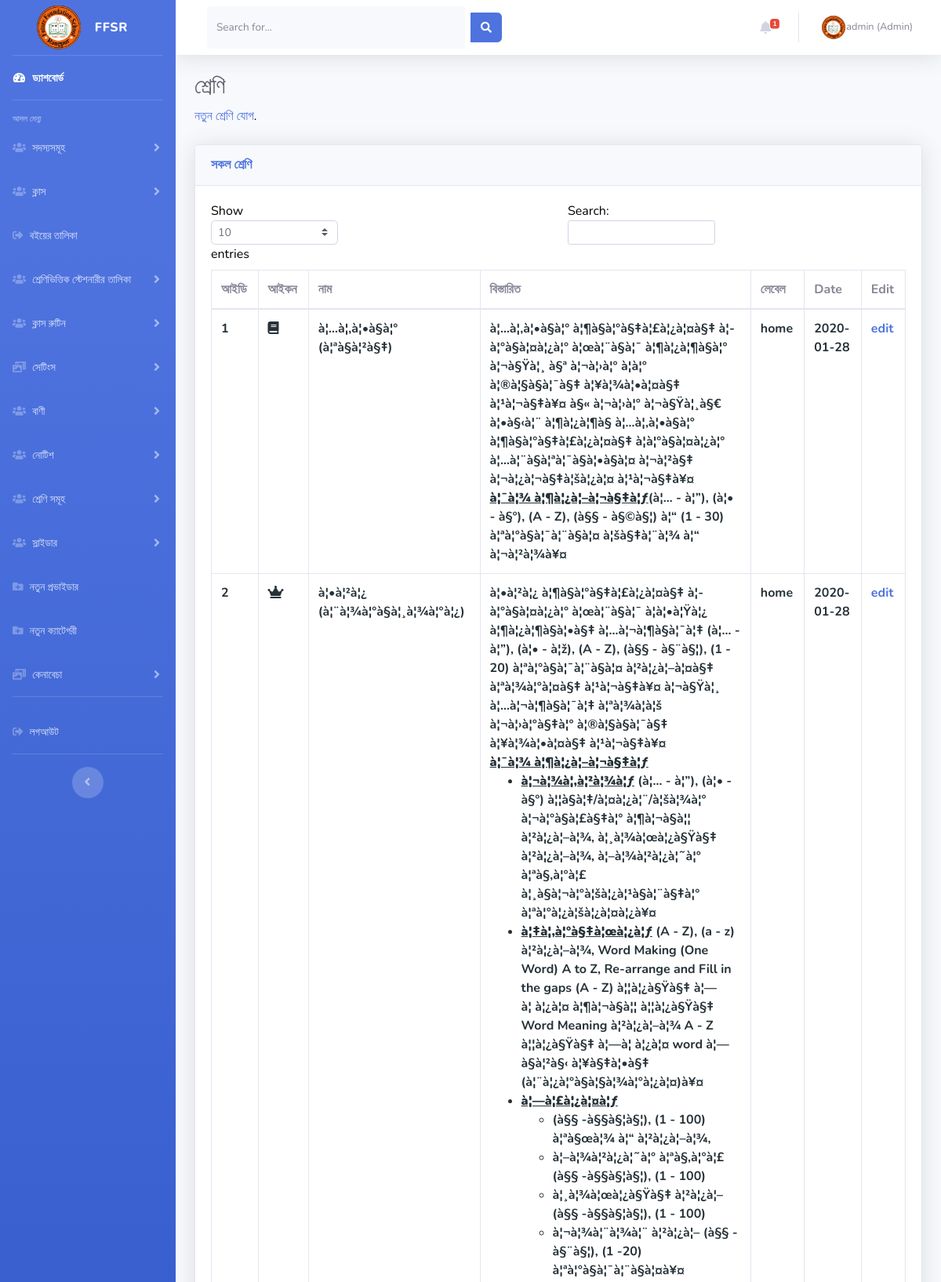
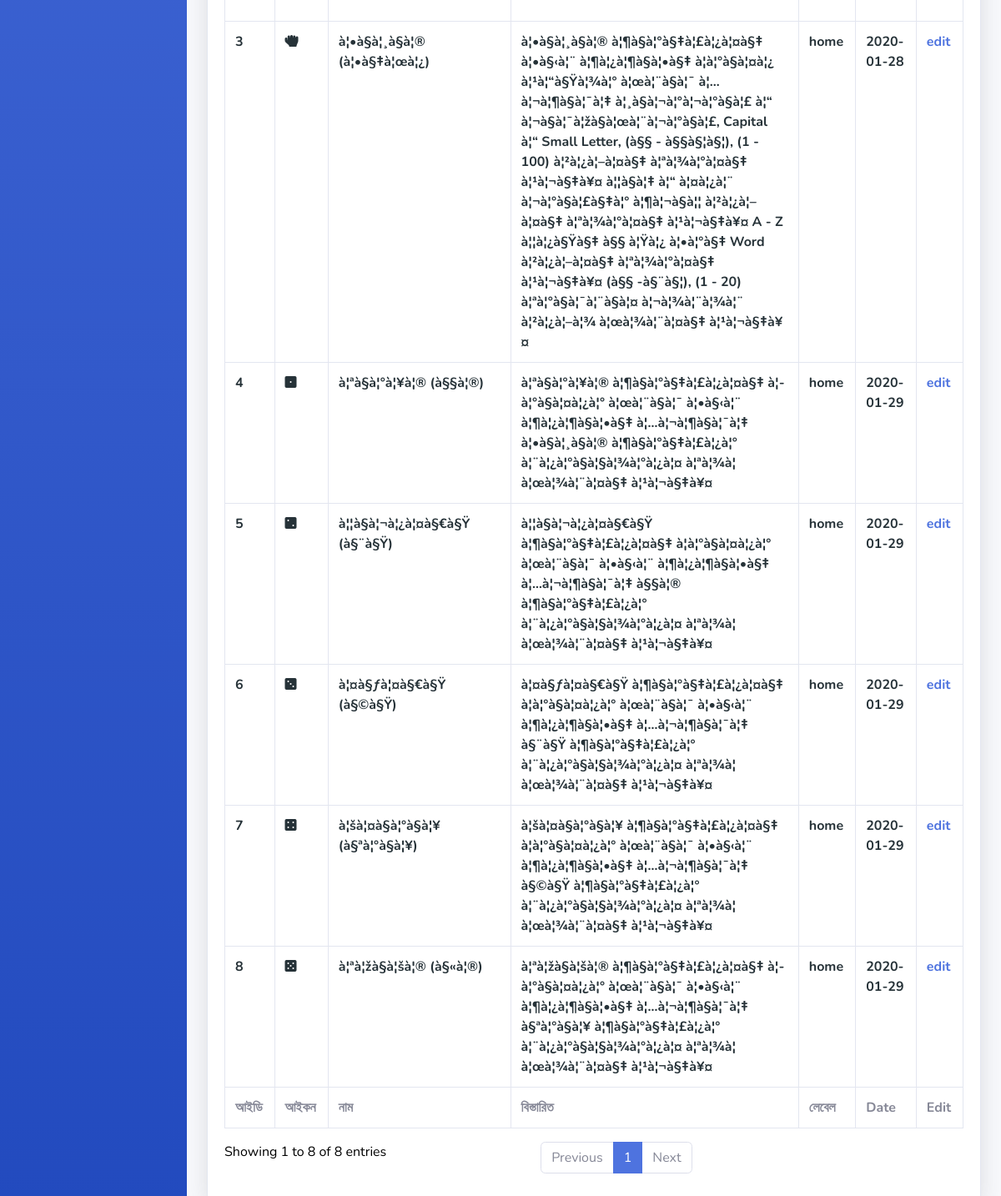
Screenshot of /admin/classes_list.php (signed in) with the database file from the repository (2 pictures, top to bottom).
### tables this page shows
CREATE TABLE `classes` (
  `id` int(255) NOT NULL,
  `class_icon` varchar(255) NOT NULL,
  `class_name` varchar(255) NOT NULL,
  `tag` varchar(255) NOT NULL,
  `class_details` text NOT NULL,
  `discription` varchar(255) NOT NULL,
  `lebel` varchar(255) NOT NULL,
  `date` varchar(255) NOT NULL
);

### admin/classes_list.php (the view, shortened to what this page needs)
<?php
    include ('header.inc.php');
?>
<div class="container-fluid">
  <h1 class="h3 mb-2 text-gray-800">শ্রেণি</h1>
  <p class="mb-4"><a target="_blank" href="#" data-toggle="modal" data-target="#AddClass">নতুন শ্রেণি যোগ</a>.</p>
  <div class="card shadow mb-4">
    <div class="card-header py-3">
      <h6 class="m-0 font-weight-bold text-primary">সকল শ্রেণি</h6>
    </div>
    <div class="card-body">
      <div class="table-responsive">
        <table class="table table-bordered" id="dataTable" width="100%" cellspacing="0">
          <thead>
            <tr>
              <th>আইডি</th>
              <th>আইকন</th>
              <th>নাম</th>
              <th>বিস্তারিত</th>
              <th>লেবেল</th>
              <th>Date</th>
              <th>Edit</th>
            </tr>
          </thead>
          <tfoot>
            <tr>
              <th>আইডি</th>
              <th>আইকন</th>
              <th>নাম</th>
              <th>বিস্তারিত</th>
              <th>লেবেল</th>
              <th>Date</th>
              <th>Edit</th>
            </tr>
          </tfoot>
          <tbody>
  <?php
    $sql = $db->query("SELECT * FROM classes ORDER BY id");
    $count = mysqli_num_rows($sql);
    if ($count == 0) {
        echo "no result!";
     }else{
      while ($row = mysqli_fetch_array($sql)) {
        $id = $row['id'];
        $class_icon = $row['class_icon'];
        $class_name = $row['class_name'];
        $class_details = $row['class_details'];
        $lebel = $row['lebel'];
        $date = $row['date'];
   ?>
            <tr style="color:#263238;font-weight:bold">
              <td><?php echo $id; ?></td>
              <td><i class="<?php echo $class_icon; ?>"></i></td>
              <td><?php echo $class_name; ?></td>
              <td><?php echo $class_details; ?></td>
              <td><?php echo $lebel; ?></td>
              <td><?php echo $date; ?></td>
              <td><a href="#" data-toggle="modal" data-target="#ClassDetails<?php echo $id; ?>">edit</a>
            </td>
                    </tr>
                  </tbody>
                </table>
              </div>
            </div>
          </div>
        </div>
      </div>
    </div>
  </div>
<?php }} ?>
<?php
    include ('footer.inc.php');
?>

### rows the page displays
classes: id "1", class_name "à¦…à¦‚à¦•à§à¦° (à¦ªà§à¦²à§‡)", class_details "à¦…à¦‚à¦•à§à¦° à¦¶à§à¦°à§‡à¦£à¦¿à¦¤à§‡ à¦­à¦°à§à¦¤à¦¿à¦° à¦œà¦¨à§à¦¯ à¦¶à¦¿à¦¶à§à¦° à¦¬à§Ÿà¦¸ à§ª à¦¬à¦›à¦° à¦à¦° à¦®à¦§à§à¦¯à§‡ à¦¥à¦¾à¦•à¦¤à§‡ à¦¹à¦¬à§‡à¥¤ à§« à¦¬à¦›à¦° à¦¬à§Ÿà¦¸à§€ à¦•à§‹à¦¨ à¦¶à¦¿à¦¶à§ à¦…à¦‚à¦•à§à¦° à¦¶à§à¦°à§‡à¦£à¦¿à¦¤à§‡ à¦­à¦°à§à¦¤à¦¿à¦° à¦…à¦¨à§à¦ªà¦¯à§à¦•à§à¦¤ à¦¬à¦²à§‡ à¦¬à¦¿à¦¬à§‡à¦šà¦¿à¦¤ à¦¹à¦¬à§‡à¥¤ à¦¯à¦¾ à¦¶à¦¿à¦–à¦¬à§‡à¦ƒ (à¦… - à¦”), (à¦• - à§º), (A - Z), (à§§ - à§©à§¦) à¦“ (1 - 30) à¦ªà¦°à§à¦¯à¦¨à§à¦¤ à¦šà§‡à¦¨à¦¾ à¦“ à¦¬à¦²à¦¾à¥¤", lebel "home", date "2020-01-28"
classes: id "2", class_name "à¦•à¦²à¦¿ (à¦¨à¦¾à¦°à§à¦¸à¦¾à¦°à¦¿)", class_details "à¦•à¦²à¦¿ à¦¶à§à¦°à§‡à¦£à¦¿à¦¤à§‡ à¦­à¦°à§à¦¤à¦¿à¦° à¦œà¦¨à§à¦¯ à¦à¦•à¦Ÿà¦¿ à¦¶à¦¿à¦¶à§à¦•à§‡ à¦…à¦¬à¦¶à§à¦¯à¦‡ (à¦… - à¦”), (à¦• - à¦ž), (A - Z), (à§§ - à§¨à§¦), (1 - 20) à¦ªà¦°à§à¦¯à¦¨à§à¦¤ à¦²à¦¿à¦–à¦¤à§‡ à¦ªà¦¾à¦°à¦¤à§‡ à¦¹à¦¬à§‡à¥¤ à¦¬à§Ÿà¦¸ à¦…à¦¬à¦¶à§à¦¯à¦‡ à¦ªà¦¾à¦à¦š à¦¬à¦›à¦°à§‡à¦° à¦®à¦§à§à¦¯à§‡ à¦¥à¦¾à¦•à¦¤à§‡ à¦¹à¦¬à§‡à¥¤ à¦¯à¦¾ à¦¶à¦¿à¦–à¦¬à§‡à¦ƒ à¦¬à¦¾à¦‚à¦²à¦¾à¦ƒ (à¦… - à¦”), (à¦• - à§º) à¦¦à§à¦‡/à¦¤à¦¿à¦¨/à¦šà¦¾à¦° à¦¬à¦°à§à¦£à§‡à¦° à¦¶à¦¬à§à¦¦ à¦²à¦¿à¦–à¦¾, à¦¸à¦¾à¦œà¦¿à§Ÿà§‡ à¦²à¦¿à¦–à¦¾, à¦–à¦¾à¦²à¦¿à¦˜à¦° à¦ªà§‚à¦°à¦£ à¦¸à§à¦¬à¦°à¦šà¦¿à¦¹à§à¦¨à§‡à¦° à¦ªà¦°à¦¿à¦šà¦¿à¦¤à¦¿à¥¤ à¦‡à¦‚à¦°à§‡à¦œà¦¿à¦ƒ (A - Z), (a - z) à¦²à¦¿à¦–à¦¾, Word Making (One Word) A to…", lebel "home", date "2020-01-28"
classes: id "3", class_name "à¦•à§à¦¸à§à¦® (à¦•à§‡à¦œà¦¿)", class_details "à¦•à§à¦¸à§à¦® à¦¶à§à¦°à§‡à¦£à¦¿à¦¤à§‡ à¦•à§‹à¦¨ à¦¶à¦¿à¦¶à§à¦•à§‡ à¦­à¦°à§à¦¤à¦¿ à¦¹à¦“à§Ÿà¦¾à¦° à¦œà¦¨à§à¦¯ à¦…à¦¬à¦¶à§à¦¯à¦‡ à¦¸à§à¦¬à¦°à¦¬à¦°à§à¦£ à¦“ à¦¬à§à¦¯à¦žà§à¦œà¦¨à¦¬à¦°à§à¦£, Capital à¦“ Small Letter, (à§§ - à§§à§¦à§¦), (1 - 100) à¦²à¦¿à¦–à¦¤à§‡ à¦ªà¦¾à¦°à¦¤à§‡ à¦¹à¦¬à§‡à¥¤ à¦¦à§à¦‡ à¦“ à¦¤à¦¿à¦¨ à¦¬à¦°à§à¦£à§‡à¦° à¦¶à¦¬à§à¦¦ à¦²à¦¿à¦–à¦¤à§‡ à¦ªà¦¾à¦°à¦¤à§‡ à¦¹à¦¬à§‡à¥¤ A - Z à¦¦à¦¿à§Ÿà§‡ à§§ à¦Ÿà¦¿ à¦•à¦°à§‡ Word à¦²à¦¿à¦–à¦¤à§‡ à¦ªà¦¾à¦°à¦¤à§‡ à¦¹à¦¬à§‡à¥¤ (à§§ -à§¨à§¦), (1 - 20) à¦ªà¦°à§à¦¯à¦¨à§à¦¤ à¦¬à¦¾à¦¨à¦¾à¦¨ à¦²à¦¿à¦–à¦¾ à¦œà¦¾à¦¨à¦¤à§‡ à¦¹à¦¬à§‡à¥¤", lebel "home", date "2020-01-28"
classes: id "4", class_name "à¦ªà§à¦°à¦¥à¦® (à§§à¦®)", class_details "à¦ªà§à¦°à¦¥à¦® à¦¶à§à¦°à§‡à¦£à¦¿à¦¤à§‡ à¦­à¦°à§à¦¤à¦¿à¦° à¦œà¦¨à§à¦¯ à¦•à§‹à¦¨ à¦¶à¦¿à¦¶à§à¦•à§‡ à¦…à¦¬à¦¶à§à¦¯à¦‡ à¦•à§à¦¸à§à¦® à¦¶à§à¦°à§‡à¦£à¦¿à¦° à¦¨à¦¿à¦°à§à¦§à¦¾à¦°à¦¿à¦¤ à¦ªà¦¾à¦ à¦œà¦¾à¦¨à¦¤à§‡ à¦¹à¦¬à§‡à¥¤", lebel "home", date "2020-01-29"
classes: id "5", class_name "à¦¦à§à¦¬à¦¿à¦¤à§€à§Ÿ (à§¨à§Ÿ)", class_details "à¦¦à§à¦¬à¦¿à¦¤à§€à§Ÿ à¦¶à§à¦°à§‡à¦£à¦¿à¦¤à§‡ à¦­à¦°à§à¦¤à¦¿à¦° à¦œà¦¨à§à¦¯ à¦•à§‹à¦¨ à¦¶à¦¿à¦¶à§à¦•à§‡ à¦…à¦¬à¦¶à§à¦¯à¦‡ à§§à¦® à¦¶à§à¦°à§‡à¦£à¦¿à¦° à¦¨à¦¿à¦°à§à¦§à¦¾à¦°à¦¿à¦¤ à¦ªà¦¾à¦ à¦œà¦¾à¦¨à¦¤à§‡ à¦¹à¦¬à§‡à¥¤", lebel "home", date "2020-01-29"
classes: id "6", class_name "à¦¤à§ƒà¦¤à§€à§Ÿ (à§©à§Ÿ)", class_details "à¦¤à§ƒà¦¤à§€à§Ÿ à¦¶à§à¦°à§‡à¦£à¦¿à¦¤à§‡ à¦­à¦°à§à¦¤à¦¿à¦° à¦œà¦¨à§à¦¯ à¦•à§‹à¦¨ à¦¶à¦¿à¦¶à§à¦•à§‡ à¦…à¦¬à¦¶à§à¦¯à¦‡ à§¨à§Ÿ à¦¶à§à¦°à§‡à¦£à¦¿à¦° à¦¨à¦¿à¦°à§à¦§à¦¾à¦°à¦¿à¦¤ à¦ªà¦¾à¦ à¦œà¦¾à¦¨à¦¤à§‡ à¦¹à¦¬à§‡à¥¤", lebel "home", date "2020-01-29"
classes: id "7", class_name "à¦šà¦¤à§à¦°à§à¦¥ (à§ªà¦°à§à¦¥)", class_details "à¦šà¦¤à§à¦°à§à¦¥ à¦¶à§à¦°à§‡à¦£à¦¿à¦¤à§‡ à¦­à¦°à§à¦¤à¦¿à¦° à¦œà¦¨à§à¦¯ à¦•à§‹à¦¨ à¦¶à¦¿à¦¶à§à¦•à§‡ à¦…à¦¬à¦¶à§à¦¯à¦‡ à§©à§Ÿ à¦¶à§à¦°à§‡à¦£à¦¿à¦° à¦¨à¦¿à¦°à§à¦§à¦¾à¦°à¦¿à¦¤ à¦ªà¦¾à¦ à¦œà¦¾à¦¨à¦¤à§‡ à¦¹à¦¬à§‡à¥¤", lebel "home", date "2020-01-29"
classes: id "8", class_name "à¦ªà¦žà§à¦šà¦® (à§«à¦®)", class_details "à¦ªà¦žà§à¦šà¦® à¦¶à§à¦°à§‡à¦£à¦¿à¦¤à§‡ à¦­à¦°à§à¦¤à¦¿à¦° à¦œà¦¨à§à¦¯ à¦•à§‹à¦¨ à¦¶à¦¿à¦¶à§à¦•à§‡ à¦…à¦¬à¦¶à§à¦¯à¦‡ à§ªà¦°à§à¦¥ à¦¶à§à¦°à§‡à¦£à¦¿à¦° à¦¨à¦¿à¦°à§à¦§à¦¾à¦°à¦¿à¦¤ à¦ªà¦¾à¦ à¦œà¦¾à¦¨à¦¤à§‡ à¦¹à¦¬à§‡à¥¤", lebel "home", date "2020-01-29"

### other values shown
$_SESSION['user']['username'] "admin"
$_SESSION['user']['user_type'] "Admin"
